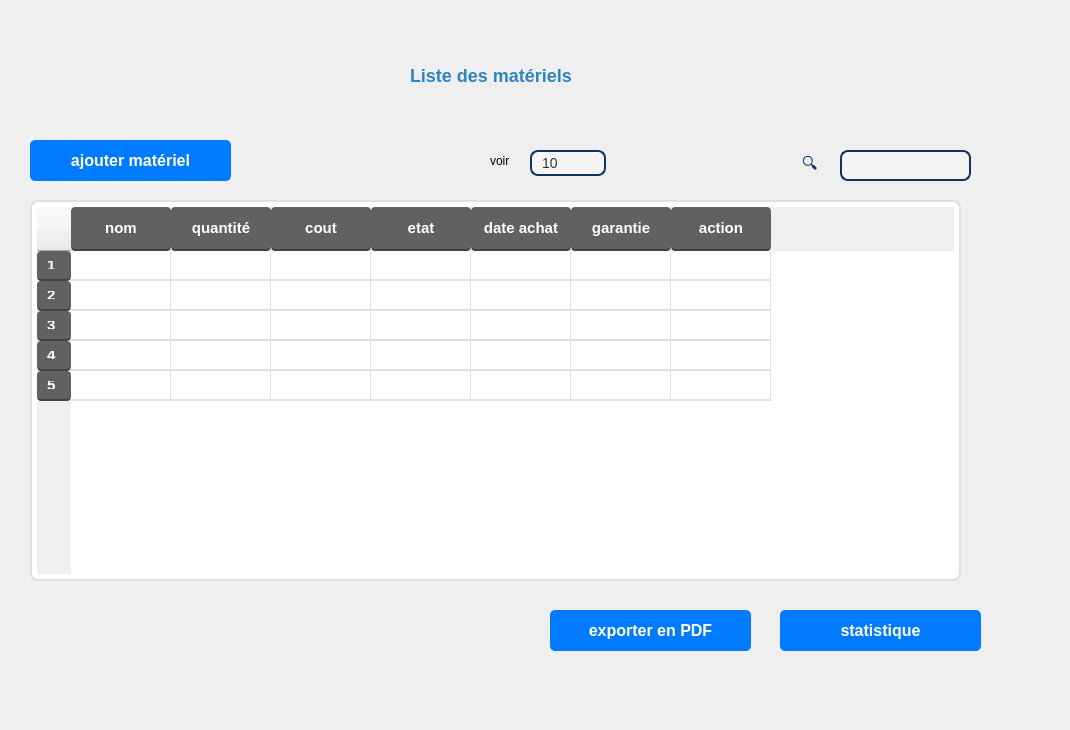
    <widget class="QWidget" name="page">
     <widget class="QWidget" name="maincontent_2" native="true">
      <property name="geometry">
       <rect>
        <x>-20</x>
        <y>10</y>
        <width>1061</width>
        <height>711</height>
       </rect>
      </property>
      <property name="sizePolicy">
       <sizepolicy hsizetype="Preferred" vsizetype="Preferred">
        <horstretch>10</horstretch>
        <verstretch>16</verstretch>
       </sizepolicy>
      </property>
      <property name="styleSheet">
       <string notr="true">QWidget#maincontent
 {
    background-color: white;
}
</string>
      </property>
      <widget class="QPushButton" name="pushButton_4">
       <property name="geometry">
        <rect>
         <x>570</x>
         <y>600</y>
         <width>201</width>
         <height>41</height>
        </rect>
       </property>
       <property name="styleSheet">
        <string notr="true">QPushButton {
    background-color: #007bff;  /* Bleu */
    color: white;
    border-radius: 5px;
    padding: 8px 15px;
    font-size: 12pt;
    font-weight: bold;
}

QPushButton:hover {
    background-color: #0056b3;  /* Bleu foncé au survol */
}

</string>
       </property>
       <property name="text">
        <string>exporter en PDF</string>
       </property>
      </widget>
      <widget class="QLabel" name="label_5">
       <property name="geometry">
        <rect>
         <x>810</x>
         <y>140</y>
         <width>81</width>
         <height>31</height>
        </rect>
       </property>
       <property name="styleSheet">
        <string notr="true">QLabel {
    font-size: 16px;
    color: #0f3460;
    padding-left: 8px;
}
</string>
       </property>
       <property name="text">
        <string>🔍</string>
       </property>
      </widget>
      <widget class="QLineEdit" name="lineEdit_3">
       <property name="geometry">
        <rect>
         <x>860</x>
         <y>140</y>
         <width>131</width>
         <height>31</height>
        </rect>
       </property>
       <property name="styleSheet">
        <string notr="true">QLineEdit {
    background-color: #f5f5f5;  /* Fond gris clair moderne */
    border: 2px solid #0f3460;  /* Bordure bleu foncé */
    border-radius: 8px;  /* Coins arrondis */
    padding: 8px 12px;  /* Espacement du texte */
    font-size: 14px;
    color: #333;  /* Couleur du texte */
}

QLineEdit:focus {
    border: 2px solid #e94560;  /* Bordure rouge clair quand on clique */
    background-color: white;  /* Fond blanc au focus */
}
</string>
       </property>
      </widget>
      <widget class="QLabel" name="label_6">
       <property name="geometry">
        <rect>
         <x>510</x>
         <y>140</y>
         <width>63</width>
         <height>21</height>
        </rect>
       </property>
       <property name="text">
        <string>voir </string>
       </property>
      </widget>
      <widget class="QComboBox" name="comboBox_3">
       <property name="geometry">
        <rect>
         <x>550</x>
         <y>140</y>
         <width>76</width>
         <height>26</height>
        </rect>
       </property>
       <property name="styleSheet">
        <string notr="true">QComboBox {
    background-color: #f5f5f5;  /* Fond gris clair */
    border: 2px solid #0f3460;  /* Bordure bleu foncé */
    border-radius: 8px;  /* Coins arrondis */
    padding: 5px 10px;  /* Espacement interne */
    font-size: 14px;
    color: #333;  /* Texte noir */
}

QComboBox::drop-down {
    border: none;
    background: transparent;
    width: 25px;
}

QComboBox::down-arrow {
    image: url(dropdown-icon.png);  /* Icône personnalisée */
    width: 16px;
    height: 16px;
}

QComboBox QAbstractItemView {
    background-color: white;
    border: 1px solid #0f3460;  /* Bordure bleu foncé */
    selection-background-color: #e94560;  /* Fond rouge clair au survol */
    selection-color: white;  /* Texte blanc */
    padding: 5px;
}
</string>
       </property>
       <item>
        <property name="text">
         <string>10</string>
        </property>
       </item>
       <item>
        <property name="text">
         <string>25</string>
        </property>
       </item>
       <item>
        <property name="text">
         <string>50</string>
        </property>
       </item>
       <item>
        <property name="text">
         <string>100</string>
        </property>
       </item>
      </widget>
      <widget class="QTableWidget" name="tableWidget_2">
       <property name="geometry">
        <rect>
         <x>50</x>
         <y>190</y>
         <width>931</width>
         <height>381</height>
        </rect>
       </property>
       <property name="styleSheet">
        <string notr="true">QTableWidget {
    background-color: #ffffff; /* Fond blanc pour un look épuré */
    border: 2px solid #e0e0e0; /* Bordure grise légère */
    gridline-color: #e0e0e0; /* Lignes de grille gris clair */
    selection-background-color: #757575; /* Couleur de sélection grise */
    selection-color: white; /* Texte en blanc sur la sélection */
    font-size: 14px; /* Taille du texte */
    border-radius: 8px; /* Coins arrondis pour le tableau */
    padding: 5px; /* Espace intérieur */
    alternate-background-color: #f5f5f5; /* Couleur alternative pour les lignes */
}

QHeaderView::section {
    background-color: #616161; /* En-têtes en gris foncé */
    color: white; /* Texte blanc */
    font-weight: bold;
    padding: 10px; /* Espacement dans les en-têtes */
    border: none; /* Supprimer les bordures par défaut */
    border-bottom: 2px solid #424242; /* Ligne de séparation sous l'en-tête */
    border-radius: 4px; /* Coins légèrement arrondis pour les en-têtes */
    font-size: 15px; /* Taille du texte des en-têtes */
}

QTableWidget::item {
    padding: 8px; /* Espacement dans les cellules */
    border-bottom: 1px solid #e0e0e0; /* Séparation douce des lignes */
}

QTableWidget::item:hover {
    background-color: #eeeeee; /* Couleur de survol gris clair */
}

QTableWidget::item:selected {
    background-color: #757575; /* Couleur de sélection grise */
    color: white; /* Texte en blanc sur la sélection */
}

QScrollBar:vertical {
    background-color: #ffffff; /* Fond de la barre de défilement */
    width: 12px; /* Largeur de la barre de défilement */
    margin: 0px 0px 0px 0px;
}

QScrollBar::handle:vertical {
    background-color: #757575; /* Couleur de la poignée grise */
    border-radius: 6px; /* Coins arrondis pour la poignée */
    min-height: 20px; /* Hauteur minimale de la poignée */
}

QScrollBar::add-line:vertical,
QScrollBar::sub-line:vertical {
    background: none; /* Supprimer les flèches de défilement */
}

QScrollBar::add-page:vertical,
QScrollBar::sub-page:vertical {
    background: none; /* Supprimer l'arrière-plan de la barre */
}</string>
       </property>
       <row/>
       <row/>
       <row/>
       <row/>
       <row/>
       <column>
        <property name="text">
         <string>nom</string>
        </property>
        <property name="font">
         <font>
          <family>Sans Serif Collection</family>
          <bold>true</bold>
          <stylestrategy>PreferDefault</stylestrategy>
          <hintingpreference>PreferDefaultHinting</hintingpreference>
         </font>
        </property>
        <property name="foreground">
         <brush brushstyle="SolidPattern">
          <color alpha="255">
           <red>0</red>
           <green>0</green>
           <blue>0</blue>
          </color>
         </brush>
        </property>
       </column>
       <column>
        <property name="text">
         <string>quantité</string>
        </property>
        <property name="font">
         <font>
          <bold>true</bold>
         </font>
        </property>
        <property name="background">
         <color>
          <red>152</red>
          <green>152</green>
          <blue>152</blue>
         </color>
        </property>
       </column>
       <column>
        <property name="text">
         <string>cout</string>
        </property>
        <property name="font">
         <font>
          <bold>true</bold>
         </font>
        </property>
       </column>
       <column>
        <property name="text">
         <string>etat</string>
        </property>
        <property name="font">
         <font>
          <bold>true</bold>
         </font>
        </property>
       </column>
       <column>
        <property name="text">
         <string>date achat</string>
        </property>
        <property name="font">
         <font>
          <bold>true</bold>
         </font>
        </property>
       </column>
       <column>
        <property name="text">
         <string>garantie</string>
        </property>
        <property name="font">
         <font>
          <bold>true</bold>
         </font>
        </property>
       </column>
       <column>
        <property name="text">
         <string>action</string>
        </property>
        <property name="font">
         <font>
          <italic>false</italic>
          <bold>true</bold>
         </font>
        </property>
       </column>
       <item row="0" column="0">
        <property name="text">
         <string/>
        </property>
        <property name="foreground">
         <brush brushstyle="Dense1Pattern">
          <color alpha="255">
           <red>155</red>
           <green>144</green>
           <blue>155</blue>
          </color>
         </brush>
        </property>
        <property name="icon">
         <iconset theme="QIcon::ThemeIcon::WeatherShowers"/>
        </property>
       </item>
       <item row="0" column="1">
        <property name="text">
         <string/>
        </property>
        <property name="font">
         <font>
          <strikeout>false</strikeout>
         </font>
        </property>
       </item>
       <item row="1" column="0">
        <property name="text">
         <string/>
        </property>
        <property name="font">
         <font>
          <italic>false</italic>
         </font>
        </property>
        <property name="background">
         <brush brushstyle="NoBrush">
          <color alpha="255">
           <red>0</red>
           <green>0</green>
           <blue>0</blue>
          </color>
         </brush>
        </property>
        <property name="foreground">
         <brush brushstyle="NoBrush">
          <color alpha="255">
           <red>0</red>
           <green>0</green>
           <blue>0</blue>
          </color>
         </brush>
        </property>
       </item>
      </widget>
      <widget class="QPushButton" name="pushButton_5">
       <property name="geometry">
        <rect>
         <x>800</x>
         <y>600</y>
         <width>201</width>
         <height>41</height>
        </rect>
       </property>
       <property name="styleSheet">
        <string notr="true">QPushButton {
    background-color: #007bff;  /* Bleu */
    color: white;
    border-radius: 5px;
    padding: 8px 15px;
    font-size: 12pt;
    font-weight: bold;
}

QPushButton:hover {
    background-color: #0056b3;  /* Bleu foncé au survol */
}
</string>
       </property>
       <property name="text">
        <string>statistique</string>
       </property>
      </widget>
      <widget class="QLabel" name="label">
       <property name="geometry">
        <rect>
         <x>430</x>
         <y>50</y>
         <width>191</width>
         <height>31</height>
        </rect>
       </property>
       <property name="styleSheet">
        <string notr="true">color: #2E86C1; /* Couleur du texte */
font-size: 18px; /* Taille de la police */
font-weight: bold; /* Texte en gras */</string>
       </property>
       <property name="text">
        <string>Liste des matériels</string>
       </property>
      </widget>
      <widget class="QPushButton" name="ajmateriel_3">
       <property name="geometry">
        <rect>
         <x>50</x>
         <y>130</y>
         <width>201</width>
         <height>41</height>
        </rect>
       </property>
       <property name="styleSheet">
        <string notr="true">QPushButton {
    background-color: #007bff;  /* Bleu */
    color: white;
    border-radius: 5px;
    padding: 8px 15px;
    font-size: 12pt;
    font-weight: bold;
}

QPushButton:hover {
    background-color: #0056b3;  /* Bleu foncé au survol */
}
</string>
       </property>
       <property name="text">
        <string>ajouter matériel</string>
       </property>
      </widget>
     </widget>
    </widget>
